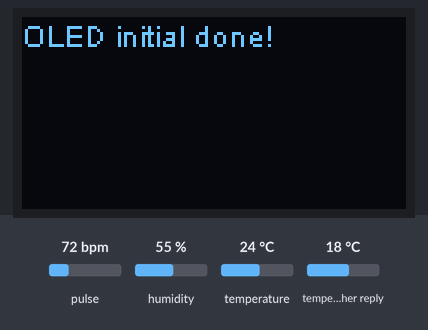
Simulated run of this sketch. Board: ESP32. On the bench: 128×64 one-colour display. The inputs (shaded band) are chosen by the test bench; at power-on: temperature in the weather reply 18 °C, temperature 24 °C, pulse 72 bpm, humidity 55 %. WiFi joins after 1.5 s; servers stay silent unless stated; uploads are accepted with an empty reply; random numbers use the default seed unless the sketch sets one; web services answer with replies made up by the test bench; what the sketch prints to the serial monitor is not drawn.

Above: at 6.2 s.
6.3 s: temperature in the weather reply set to 2 °C
At 7.8 s:
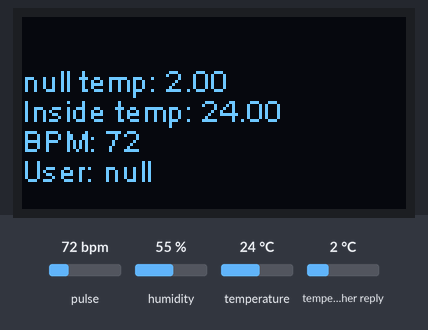
9.6 s: temperature in the weather reply set to -1 °C
At 14.0 s:
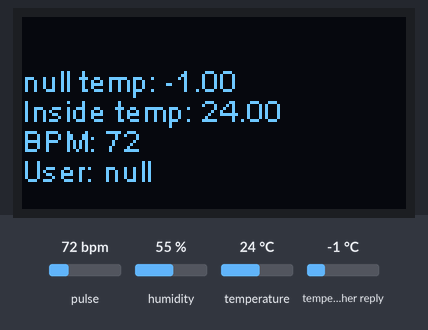
14.4 s: temperature set to 12 °C
At 19.0 s:
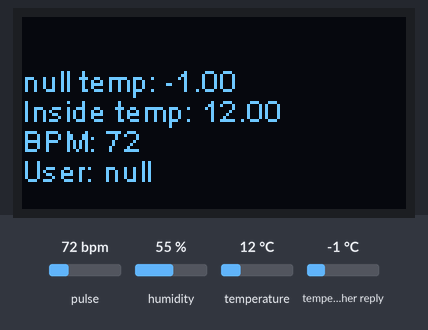
20.1 s: pulse set to 42 bpm
At 25.3 s:
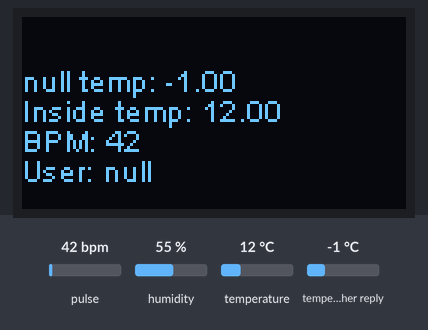
25.9 s: temperature set to 19 °C
Timing chart, 0 to 28.9 s (numbered marks = the images above; inputs shaded):
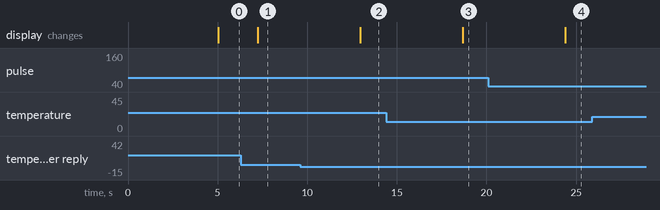

Measured:
- the behaviour switches between 1 and 0 °C on temperature in the weather reply (found by bisection; images 1 and 2)
- after the input at 9.6 s, the display: changes after 3.4 s (image 2)
- after the input at 14.4 s, the display: changes after 4.3 s (image 3)
- after the input at 20.1 s, the display: changes after 4.3 s (image 4)

The sketch:

espClient.ino
```cpp
#include <Arduino.h>

#include <WiFi.h>
#include <WiFiMulti.h>
#include <ArduinoJson.h>
#include <HTTPClient.h>
#include <DHT.h>
#include <PulseSensorPlayground.h>
#include <heltec.h>

#define serialCon Serial
#define DHTTYPE DHT11
#define DHTPIN 32
#define bpmPIN 34
#define bpmThreshold 550

int BPM;
float Temp;
float insideTemp = 22;
float Latitude, Longitude;
String CurrentDate;
String authToken = "";
String cityName = "Cluj-Napoca";
String Name = "";

String user = "espUser1";
String password = "espUser1";
String apiUrl = "https://healthinfo.azurewebsites.net/api";

WiFiMulti wifiMulti;

void setup() {
  //WIFI Setup
  serialCon.begin(115200);

  for (uint8_t t = 5; t > 0; t--) {
    serialCon.printf("Booting up in %d...\n", t);
    serialCon.flush();
    delay(1000);
  }

  wifiMulti.addAP("Ovi's (2.4GHz)", "Cata sigur intarzie"); //if you ever come by my house this is the wifi password

  //Display Setup
  Heltec.begin(true, false, true);
  Heltec.display->clear();

}

void getCurrentDate(){
    HTTPClient http;

    http.begin(apiUrl + "/general/hour"); //My API

    serialCon.print("Getting current date \n");
    int httpCode = http.GET();

    if (httpCode > 0) {

      serialCon.printf("Connection established with code: %d\n", httpCode);

      if (httpCode == HTTP_CODE_OK) {
        String payload = http.getString();
        serialCon.println(payload);
        CurrentDate = payload;
      }
    } else {
      serialCon.printf("HTTP error: %s\n", http.errorToString(httpCode).c_str());
    }

    http.end();
}

void getCurrentWeather(){
  HTTPClient httpWeather;
  String apiKey = "";

  httpWeather.begin("https://api.openweathermap.org/data/2.5/weather?q=" + cityName + "&appid=" + apiKey);

  int httpCode = httpWeather.GET();
  if (httpCode == HTTP_CODE_OK) {
    String payload = httpWeather.getString();
    serialCon.println(payload);

    const size_t capacity = JSON_ARRAY_SIZE(1) + JSON_OBJECT_SIZE(0) + 2*JSON_OBJECT_SIZE(1) + JSON_OBJECT_SIZE(2) + JSON_OBJECT_SIZE(4) + 2*JSON_OBJECT_SIZE(5) + JSON_OBJECT_SIZE(14) + 280;
    DynamicJsonDocument doc(capacity);
    deserializeJson(doc, payload);

    float weatherTemperature = doc["main"]["temp"].as<float>();
    Temp = weatherTemperature;
    Latitude = doc["coord"]["lat"].as<float>();
    Longitude = doc["coord"]["lon"].as<float>();
    serialCon.println(String(Latitude));
    serialCon.println(String(Longitude));
    }
    else{
      serialCon.println(httpCode);
    }

    httpWeather.end();
}

void getInsideTemp(){
  DHT dht(DHTPIN, DHTTYPE);
  if(!isnan(dht.readTemperature())) {
    insideTemp = dht.readTemperature();
  }
  serialCon.println(insideTemp);
}

void getCurrentBPM(){
  PulseSensorPlayground bpmSensor;
  bpmSensor.analogInput(bpmPIN);
  bpmSensor.setThreshold(bpmThreshold);
  if(bpmSensor.sawStartOfBeat()){
    BPM = bpmSensor.getBeatsPerMinute();
  }
  else{
    //set a random value for the (many) times the (cheap) sensor is not working
    BPM = random(75, 85);
  }
}

void authenticate(){
  HTTPClient http;

  http.begin(apiUrl + "/User/login");
  http.addHeader("Content-Type", "application/json");

  String request = "{\"username\": \"" + user + "\", \"password\":\""+ password + "\"}";
  Serial.println(request);

  int httpResponseCode = http.POST(request);
  if(httpResponseCode>0){

  String response = http.getString();

  Serial.println(httpResponseCode);
  Serial.println(response);

  const size_t capacity = JSON_ARRAY_SIZE(1) + JSON_OBJECT_SIZE(0) + 2*JSON_OBJECT_SIZE(1) + JSON_OBJECT_SIZE(2) + JSON_OBJECT_SIZE(4) + 2*JSON_OBJECT_SIZE(5) + JSON_OBJECT_SIZE(14) + 280;
  DynamicJsonDocument doc(capacity);
  deserializeJson(doc, response);

  authToken = doc["token"].as<String>();
  Name = doc["name"].as<String>();
  cityName = doc["location"].as<String>();
}
else{
    Serial.print("AUTH ERROR: ");
    Serial.println(httpResponseCode);

}
    http.end();
}

void postData(){
  HTTPClient http;

  http.begin(apiUrl + "/DataItem");
  http.addHeader("Content-Type", "application/json");
  //http.setAuthorization("admin", "admin");
  http.addHeader("Authorization", "Bearer " + authToken);

  int httpResponseCode = http.POST("{\"heartBpm\":" + String(BPM) + ",\"gpsCoordinates\": \"" + String(Latitude) + " " + String(Longitude) + "\", \"temperature\": " +  String(insideTemp) + ", \"device\": \"ESP32\"}");
  if(httpResponseCode>0){

    String response = http.getString();

    Serial.println(httpResponseCode);
    Serial.println(response);
    }
  else
  {
    Serial.print("Error on sending POST: ");
    Serial.println(httpResponseCode);
}

    http.end();
}


void loop() {
  //If Wi-Fi is connected
  if ((wifiMulti.run() == WL_CONNECTED)) {

    //If there is no authentification token, ask the API for one
    if(authToken == "") authenticate();

    //Gett data from API and sensors
    getCurrentDate();
    getCurrentWeather();
    getInsideTemp();
    getCurrentBPM();

    //Display the data
    displayHour(CurrentDate);
    displayTemp(Temp);
    displayBPM();
    displayDetails();

    //If there is an authentification token, post the data to the API
    if(authToken != "") postData();

    delay(5000);
    Heltec.display -> clear();
  }
  else{
    Heltec.display -> drawString(10, 10, "No Wi-Fi connection");
    Heltec.display -> display();
  }
}

void displayHour(String dateJSON) {

  int i;
  int dateLengthJSON = 11;
  int hourLengthJSON = 6;
  char date[10];
  char hour[5];

  for (i = 1; i < dateLengthJSON; i++) {
    date[i - 1] = dateJSON[i];
  }
  int j = 0;
  for (i = dateLengthJSON + 1; i < dateLengthJSON + hourLengthJSON; i++) {
    hour[j++] = dateJSON[i];
  }

  Heltec.display -> drawString(0, 0, date);
  Heltec.display -> drawString(102, 0, hour);
  Heltec.display -> display();
}


void displayTemp(float tempJSON) {
  tempJSON = tempJSON - 273.15;
  Heltec.display -> drawString(0, 15, cityName + " temp: " + String(tempJSON));
  Heltec.display -> drawString(0, 25, "Inside temp: " + String(insideTemp));
  Heltec.display -> display();
}

void displayBPM(){
  Heltec.display -> drawString(0, 35, "BPM: " + String(BPM));
  Heltec.display -> display();
}

void displayDetails(){
  Heltec.display -> drawString(0, 45, "User: " + Name);
  Heltec.display -> display();
}
```
